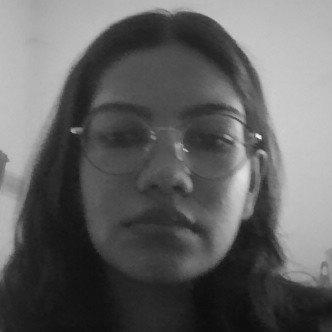
#> input picture Model/dataSet/face-1.1.jpg, 332 x 332 px, found by its file name; its folder holds 4 pictures in this run
$ python trainer.py
#> lines starting #> are read from the running program, lines starting #| are printed output that depends on the picture
import cv2, os
import numpy as np
from PIL import Image

path = os.path.dirname(os.path.abspath(__file__))

recognizer = cv2.face.LBPHFaceRecognizer_create()
cascadePath = path + r"\Classifiers\face.xml"
faceCascade = cv2.CascadeClassifier(cascadePath)

dataPath = path + r'\dataSet'


def get_images_and_labels(dataPath):
#> called with dataPath = 'Model\\dataSet'
    image_paths = [os.path.join(dataPath, f) for f in os.listdir(dataPath)]
    images = []
    labels = []
    for image_path in image_paths:
        image_pil = Image.open(image_path).convert('L')
#> image_pil is the input picture: PIL image 332x332 L; min 12, max 242, mean 98.4
        image = np.array(image_pil, 'uint8')
        nbr = int(os.path.split(image_path)[1].split(".")[0].replace("face-", ""))
        print(nbr)
        faces = faceCascade.detectMultiScale(image)
#> faces = [[51, 49, 231, 231]]
        for (x, y, w, h) in faces:
            images.append(image[y: y + h, x: x + w])
            labels.append(nbr)
            cv2.imshow("Adding faces to traning set...", image[y: y + h, x: x + w])
            cv2.waitKey(10)
#> this loop made 1 pass
#> pass 1, in get_images_and_labels, `cv2.imshow("Adding faces to traning set...", image[y: y + h, x: x + w])`:
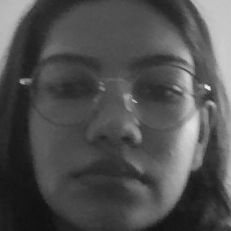
#> window 'Adding faces to traning set...': shape (231, 231); min 16, max 242, mean 79.6
#> after the loop, images = 1 item; labels = [1]
#> pass 2 of the loop in get_images_and_labels, `for image_path in image_paths:`:
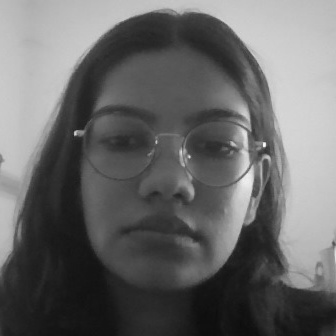
#> input picture Model/dataSet/face-1.10.jpg, 336 x 336 px, found by its file name
#> in get_images_and_labels, image_pil is the input picture: PIL image 336x336 L; min 12, max 253, mean 104.2
#> faces = [[50, 54, 234, 234]]
#> the loop in get_images_and_labels, `for (x, y, w, h) in faces:` made 1 pass
#> pass 1, in get_images_and_labels, `cv2.imshow("Adding faces to traning set...", image[y: y + h, x: x + w])`:
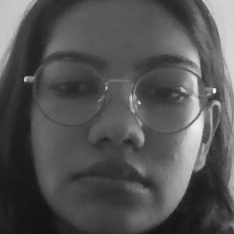
#> window 'Adding faces to traning set...': shape (234, 234); min 18, max 253, mean 83.2
#> after the loop in get_images_and_labels, `for (x, y, w, h) in faces:`: images = 2 items; labels = [1, 1]
#> pass 3 of the loop in get_images_and_labels, `for image_path in image_paths:`:
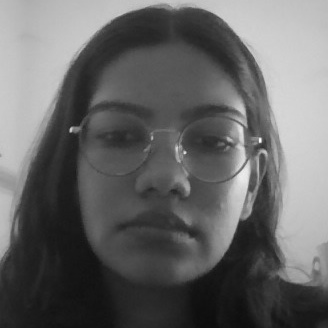
#> input picture Model/dataSet/face-1.11.jpg, 328 x 328 px, found by its file name
#> in get_images_and_labels, image_pil is the input picture: PIL image 328x328 L; min 13, max 251, mean 102.1
#> faces = [[45, 48, 233, 233]]
#> the loop in get_images_and_labels, `for (x, y, w, h) in faces:` made 1 pass
#> pass 1, in get_images_and_labels, `cv2.imshow("Adding faces to traning set...", image[y: y + h, x: x + w])`:
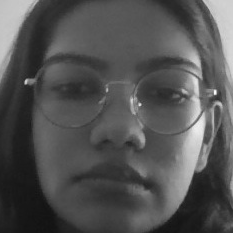
#> window 'Adding faces to traning set...': shape (233, 233); min 18, max 251, mean 82.7
#> after the loop in get_images_and_labels, `for (x, y, w, h) in faces:`: images = 3 items; labels = [1, 1, 1]
#> the loop made 4 passes; the first 3 are shown
    return images, labels


images, labels = get_images_and_labels(dataPath)
cv2.imshow('test', images[0])
cv2.waitKey(1)

recognizer.train(images, np.array(labels))
recognizer.save(path + r'\trainer\trainer.yml')
cv2.destroyAllWindows()
